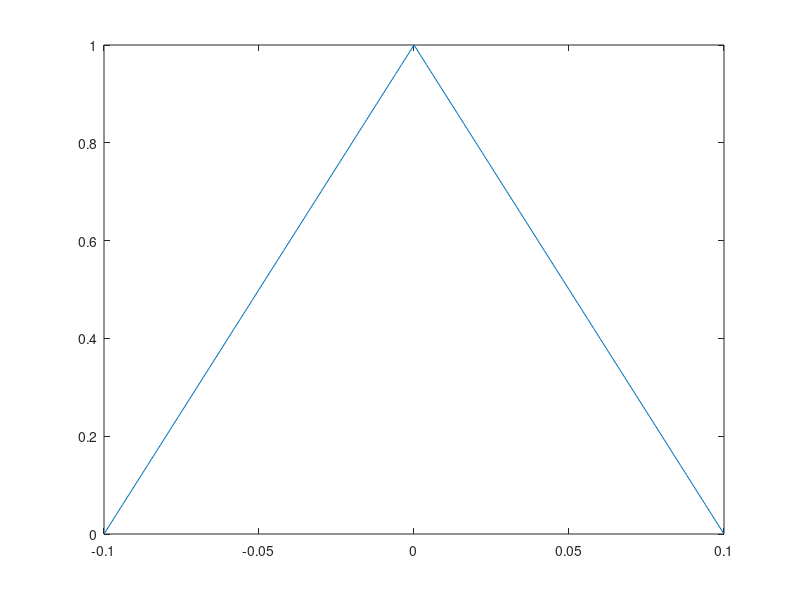
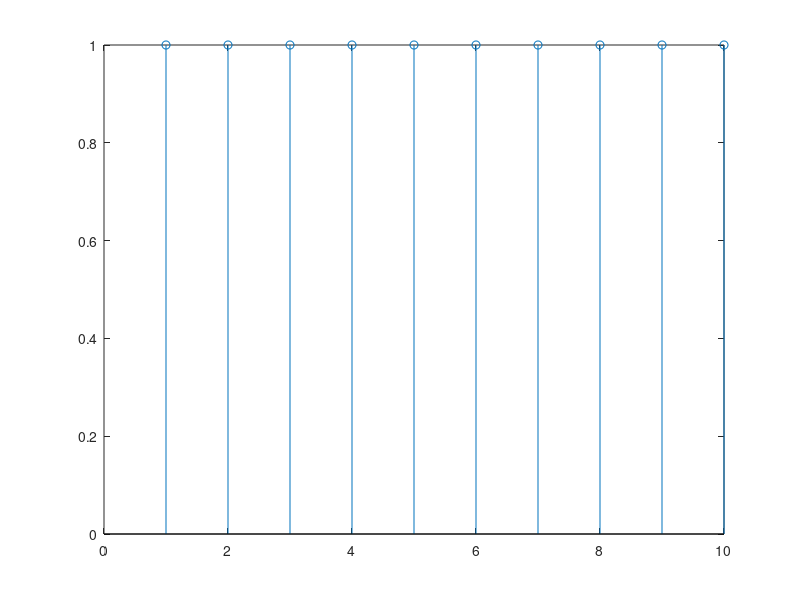
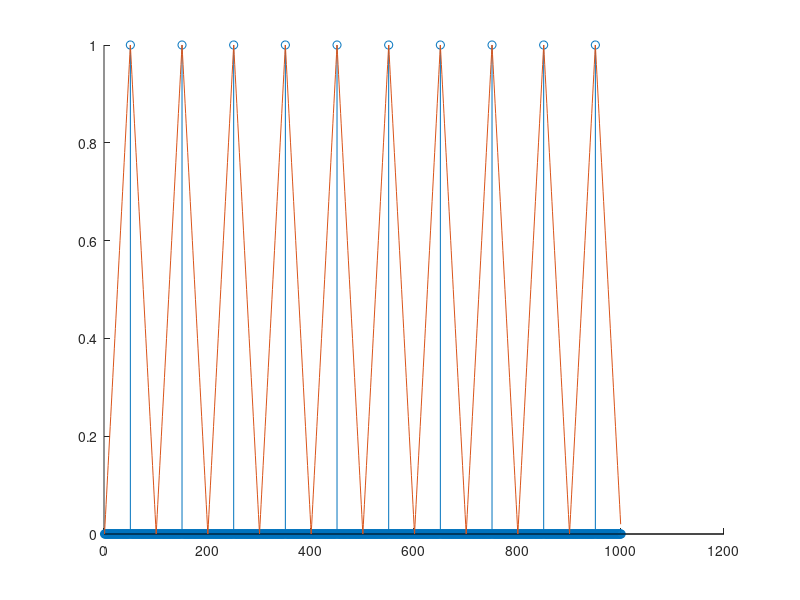
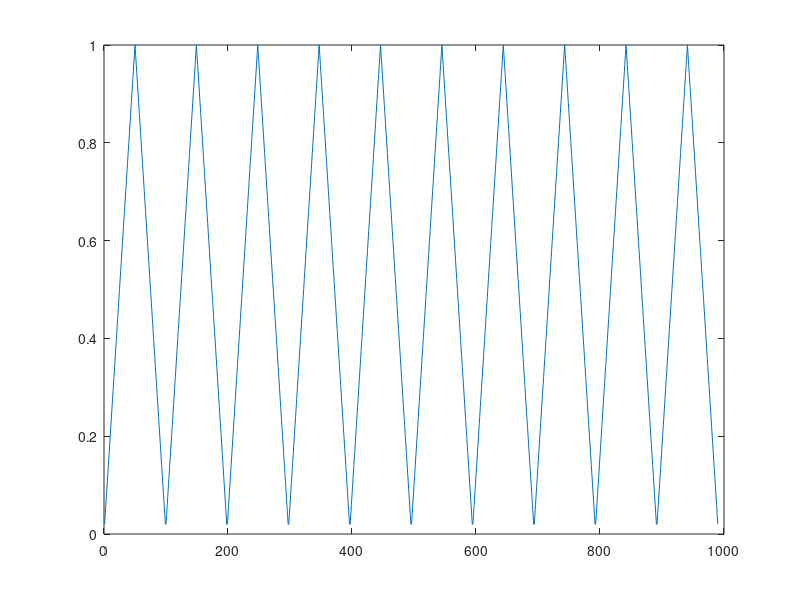

These charts were generated, in order, by the following MATLAB code:
clear, close all

% param
N = 10; % number of bits
Tp = 0.1; % half the pulse width
dt = Tp/50; % sampling frequency -- keep this constant
fb = 1/(2*Tp); % bit rate
dt_b = 1/fb; % bit period (how long between bits)
t = 0:dt:(dt_b*N); % time range -- not sure if this is right
% upper limit is the number of bit periods times the number of bits


sigma = 1; % noise parameter for part e
%% PART A -- need graphs, etc
t_pulse = -Tp:dt:Tp;
p = 1-abs(t_pulse./Tp);
% creates triangular pulse that is 2*Tp wide in time

plot(t_pulse,p)

transform = fft(p);
Fs = 1/dt;
f = Fs * (0:length(transform)-1)/length(transform);



%% PART C
% testing: bits = 2*((rand(1,N)<0.5)-0.5);
bits = [ones([N,1])]; % testing signal of all ones length N (10)
figure,stem(bits)
% plot of some test bits we could use 

%% PART D




% this is where I got really confused. According to the bit rate the bits
% should be spaced 100 apart, and I think the first bit occurs at 51. So
% using this I created the following graph and it looks right, but then I
% do the convolution and its weird.
xn = zeros(N*dt_b/dt+1,1);

% select times where the bit period divides cleanly the time (this is where
% the bits should occur!)
bits_temp = bits;
for i = 51:(dt_b/dt):N*(dt_b/dt)+1
    xn(i) = bits_temp(1);
    bits_temp = bits_temp(2:end);
end
xn = xn';

figure, hold on
stem(xn)
plot(repmat(p(1:end-1),[1,10])) % 10 repeats of the triangular pulse. I cut
% off the last element in the pulse because otherwise it would be
% duplicating a zero

y = conv(xn,p);
% note: length of convolution vector is len(xn)+len(p)-1

% cropping out all the values in the convolution that are zero
y_crop = y(y ~= 0);
figure,plot(y_crop)
% if you zoom in really close to where the convolution touches x=0, you can
% see that it is flat for a little bit. This is where I am stuck I can't
% figure out why this is happening :(

% probably something to due with the overlapping of the triangles or
% something, maybe it could be fixed in part a



% Thomas
% How I think x should be generated: u take the bits defined in c, and put
% them into an array along with time. every Ts time, there will be one of
% the spikes corresponding to one in bits
% result is kinda same as urs evan, but maybe its more general? idk


% tx = t_pulse;

% makes a time vector of appropriate length. I chose Ts arbitrarily
Ts = 0.2;
tx = 0:dt:(N)*Ts;

% insert the message onto xn, put a spike every Ts seconds
xner = zeros(size(tx));
for i=0:N-1
    xner(abs(tx - i * Ts) < .0001) = bits(i+1);
end
% calculate the convolution
y_conv = conv(xner, p);


% if length(xner) > length(p)
%     y_conv = conv(xner, p, 'same');
% else
%     y_conv = conv(p, xner, 'same');
% end

% plot it against the original impulse message. append zeros. the
% convolution will increase size of axis by half of the size of triangle
% (Tp) on both sides, so add that on
figure
hold on
plot([zeros(1, floor(length(p)/2)) xner zeros(1, floor(length(p)/2))] )
plot(y_conv)

%% part E
% add noise as specified
nt = sigma*randn(1,length(y_conv));
rt = nt + y_conv;
figure, plot(rt)
%% part F

% make a new time axis, again, time is increased by Tp on both sides
tx2 = -Tp:dt:(N)*Ts + Tp;
xhat = zeros(size(rt));
xhater = zeros(size(rt));

pnegt = flip(p);
zn = conv(rt, pnegt, "same");

% make the zero array then add the +1 or -1 as described in the doc
for i=0:N-1
    index = find(abs(tx2 - i* Ts) < .001);
    if rt(index) > 0
        xhat(index) = 1;
    else
        xhat(index) = -1;
    end


    if zn(index) > 0
        xhater(index) = 1;
    else
        xhater(index) = -1;
    end

end
figure, plot(xhat)


figure, plot(zn)
figure, plot(xhater)



%% Part g
% i
figure;
plot(t_pulse, p);

% TODO plot fft and hand calculate fft
figure
subplot(2, 1, 1)
plot(f, abs(transform))
subplot(2, 1, 2)
plot(f, angle(transform))

% ii
figure;
plot(tx2, y_conv)

% iii
figure;
plot(tx2, rt);

% iv
figure;
plot(tx2, xhat);
figure;
plot(tx2, xhater);

% v
Py = sum(y_conv.^2 * dt);
Pn = sum(nt.^2 * dt);
disp("SNR: " + Py/Pn)